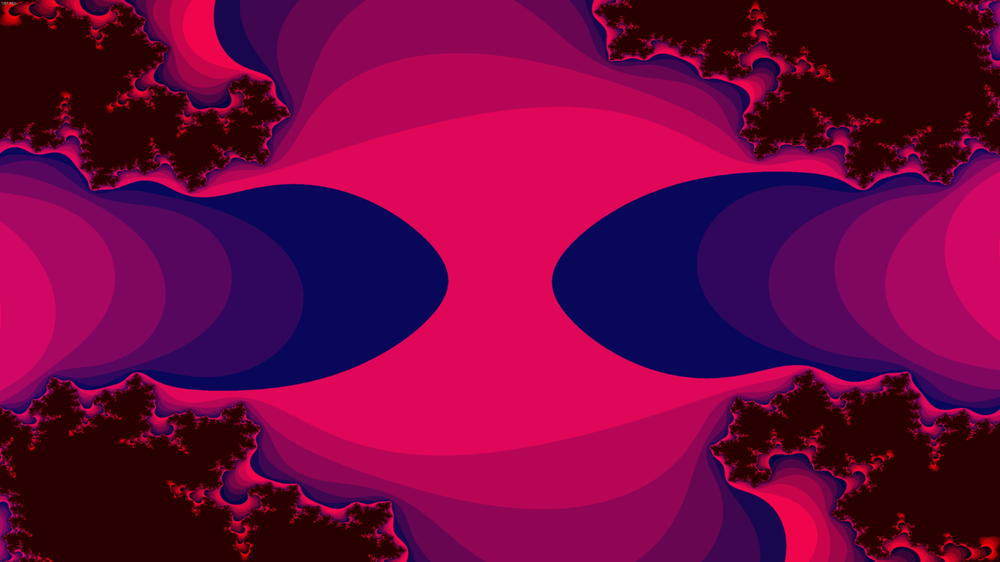
//> input picture project/sampleset/frac3.png, 1000 x 562 px, shrunk from 1620 x 911 before the run
$ ./sobel_openmp sampleset/frac3.png   (built with g++ and OpenCV 4)
//> lines starting //> are read from the running program, lines starting //| are printed output that depends on the picture
#include <iostream>
#include <cmath>
#include <opencv2/core.hpp>
#include <opencv2/imgcodecs.hpp>
#include <opencv2/highgui.hpp>
#include <opencv2/imgproc.hpp>
#include <omp.h>
#include <ctime>

using namespace cv;

/*
compile (cause pkg-config is annoying): g++ -std=c++11 -fopenmp sobel_openmp.cpp -o sobel `pkg-config --cflags --libs opencv`
run: ./sobel <input image>

g++ -std=c++11 -Xpreprocessor -fopenmp -lomp sobel_openmp.cpp -o sobel `pkg-config --cflags --libs opencv`
*/

Mat preprocessing(Mat image)
{
    /*
    Apply preprocessing:
      - apply gaussian filter to smooth image (removes noise that might be considered an edge)
      - pad the image with a 1px border of 0s for the sobel filter
    */

    // gaussian filter to remove noise
    // GaussianBlur(image, image, Size(3, 3), 0, 0);

    // pad image with 1 px of 0s
    Mat padded_image;
    copyMakeBorder(image, padded_image, 1, 1, 1, 1, BORDER_CONSTANT, 0);

    return padded_image;
}

// [11 lines left out: function sqrt_impl, not called in this run]

/*
Baseline implementation
*/
// [53 lines left out: function sobel_original, not called in this run]

/*
Float array version
*/
Mat sobel_float_array(Mat padded_image)
{

    // Filtered image definitions
    int n_rows = padded_image.rows - 2;
    int n_cols = padded_image.cols - 2;

    float **output_array;
    output_array = new float *[n_rows];
    output_array[0] = new float[n_rows * n_cols];
    for (int i = 1; i < n_rows; i++)
    {
        output_array[i] = output_array[i - 1] + n_cols;
    }

    // int rows = sizeof(output_array) / sizeof(float *);
    // int cols = sizeof(output_array[1]) / sizeof(float *);

    float **padded_array;
    padded_array = new float *[padded_image.rows];
    padded_array[0] = new float[padded_image.rows * padded_image.cols];
    for (int i = 1; i < padded_image.rows; i++)
    {
        padded_array[i] = padded_array[i - 1] + padded_image.cols;
    }

    for (int i = 0; i < padded_image.rows; ++i)
        for (int j = 0; j < padded_image.cols; ++j)
            padded_array[i][j] = padded_image.at<float>(i, j);

    clock_t start = clock();

    for (int r = 0; r < n_rows; r++)
    {
        for (int c = 0; c < n_cols; c++)
        {
            float mag_x = padded_array[r][c] * 1 +
                          padded_array[r][c + 2] * -1 +
                          padded_array[r + 1][c] * 2 +
                          padded_array[r + 1][c + 2] * -2 +
                          padded_array[r + 2][c] * 1 +
                          padded_array[r + 2][c + 2] * -1;

            float mag_y = padded_array[r][c] * 1 +
                          padded_array[r][c + 1] * 2 +
                          padded_array[r][c + 2] * 1 +
                          padded_array[r + 2][c] * -1 +
                          padded_array[r + 2][c + 1] * -2 +
                          padded_array[r + 2][c + 2] * -1;

            // Instead of Mat, store the value into an array
            output_array[r][c] = sqrt(mag_x * mag_x + mag_y * mag_y);
        }
    }

    clock_t end = clock();

    // Have to write each pixel back to a Mat since we used malloc (not contiguous in memory anymore)
    // Mat output_image = Mat(n_rows, n_cols, CV_32F, output_array);
    Mat output_image = Mat(n_rows, n_cols, CV_32F);
    for (int i = 0; i < output_image.rows; ++i)
        for (int j = 0; j < output_image.cols; ++j)
            output_image.at<float>(i, j) = output_array[i][j];

    // Use opencv's normalization function
    cv::normalize(output_image, output_image, 0, 255, NORM_MINMAX, CV_8U);

    std::cout << "sobel float: " << end - start << std::endl;

    return output_image;
}

/*
Integer array version with fast sqrt (final version in report 1)
*/
// [67 lines left out: function sobel_int_array, not called in this run]

/*
Add openmp to parallelize by row
*/
// [71 lines left out: function sobel_openmp_coarsegrain, not called in this run]

/*
Add openmp to parallelize by groups of rows
*/
// [75 lines left out: function sobel_openmp_coarsegrain_blocking, not called in this run]

/*
Add openmp to parallelize by column within a row
*/
// [71 lines left out: function sobel_openmp_finegrain, not called in this run]

/*
Add openmp to parallelize by groups of columns within a row
*/
// [88 lines left out: function sobel_openmp_finegrain_blocking, not called in this run]

int main(int argc, char **argv)
{

    omp_set_num_threads(2); // TODO: change to input variable
    std::cout << "num threads:  " << omp_get_max_threads() << std::endl;

    // read in image as grayscale
    // Mat is an OpenCV data structure
    Mat raw_image = imread("images/frac3.png", IMREAD_GRAYSCALE);
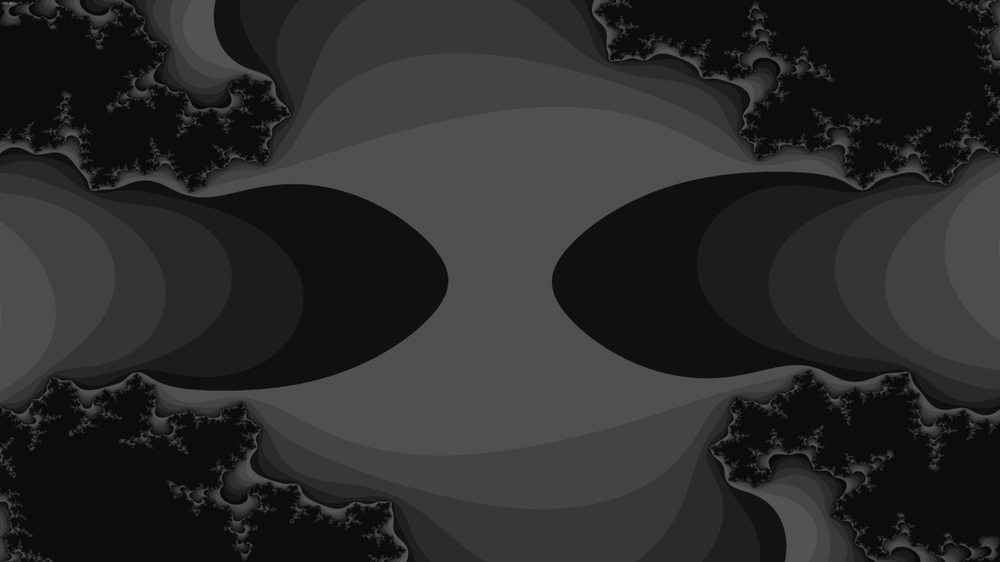
//> raw_image: 562 rows x 1000 cols, CV_8UC1; min 4, max 128, mean 43.1

    if (raw_image.empty())
    {
        std::cout << "Could not read image: " << argv[1] << std::endl;
        return 1;
    }

    // convert image to CV_32F (equivalent to a float)
    Mat image;
    raw_image.convertTo(image, CV_32F);

    // ----- Initial Sobel Implementation -----

    Mat padded_img = preprocessing(image);

    // [4 lines of commented-out code are left out]

    Mat sobel_float_array_img = sobel_float_array(padded_img);
//> after the loop in sobel_float_array, `for (int i = 0; i < output_image.rows; ++i)`:
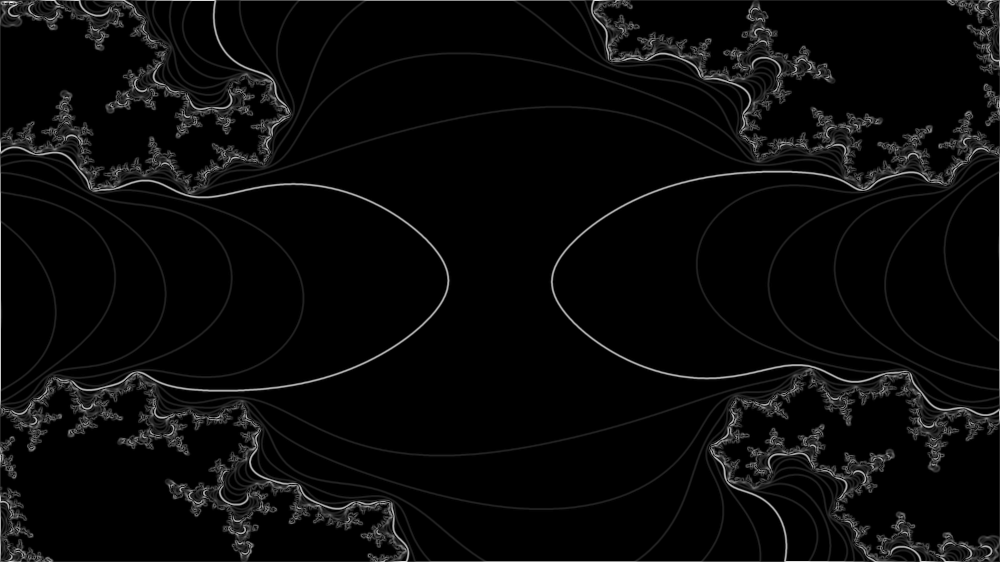
//> output_image: 562 rows x 1000 cols, CV_32FC1; min 0, max 387.5, mean 14.3; drawn with min black and max white
    // imwrite("sobel_float_array_img.jpg", sobel_float_array_img);
    imshow("Detected Edges", sobel_float_array_img);
    waitKey(0);

    // [24 lines of commented-out code are left out]

    return 0;
}
